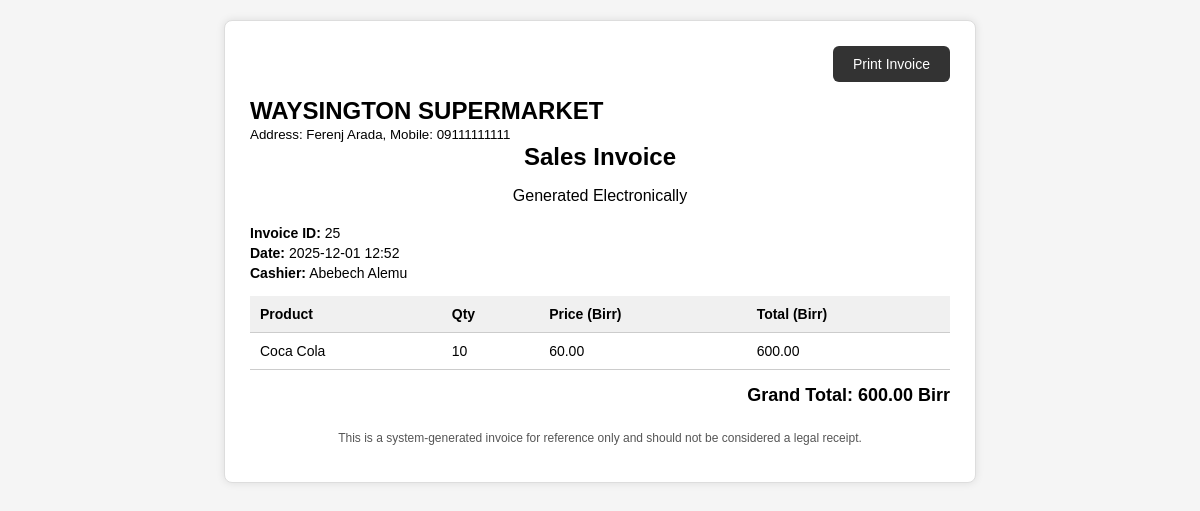
The page /cashier_sales_detail/25/ (signed in) on the database its author committed.
### myapp/models.py (models this page shows, shortened)
class Sale(models.Model):
    created_at = models.DateTimeField(auto_now_add=True)
    total_price = models.DecimalField(max_digits=12, decimal_places=2, default=0)  # total for all items
    sold_by = models.ForeignKey(
        settings.AUTH_USER_MODEL,
        on_delete=models.CASCADE,
        related_name='sales', null=True, blank=True
    )

class SaleItem(models.Model):
    sale = models.ForeignKey(Sale, related_name="items", on_delete=models.CASCADE)
    product = models.ForeignKey(Product, on_delete=models.CASCADE)
    quantity = models.PositiveIntegerField()
    selling_price = models.DecimalField(max_digits=10, decimal_places=2)  # price per unit
    total_price = models.DecimalField(max_digits=12, decimal_places=2)  # quantity * selling_price

class Product(models.Model):
    name = models.CharField(max_length=200)
    category = models.ForeignKey(Category, on_delete=models.SET_NULL, null=True)
    barcode = models.CharField(max_length=100, blank=True, null=True)
    selling_price = models.DecimalField(max_digits=10, decimal_places=2)
    low_stock_threshold = models.PositiveIntegerField(default=10)  # NEW FIELD
    created_at = models.DateTimeField(auto_now_add=True)

### myapp/views.py (the view)
# urls.py: path('cashier_sales_detail/<int:sale_id>/', views.cashier_sales_detail, name='cashier_sales_detail'),
@login_required(login_url='/accounts/login')
@user_passes_test(is_cashier)
def cashier_sales_detail(request, sale_id):
    current_user = request.user
    sale = get_object_or_404(Sale, id=sale_id, sold_by=current_user)
    items = SaleItem.objects.filter(sale=sale)  # all products in this sale
    grand_total = items.aggregate(total=Sum('total_price'))['total'] or 0
    sold_by = sale.sold_by.get_full_name()
    context = {
        'grand_total':grand_total,
        'cashier':sold_by,
        "sale": sale,
        "items": items,
    }
    return render(request, "cashier_page/sales_detail.html", context)

### authentication/models.py (called while the page is built)
    def get_full_name(self):
        return f"{self.first_name} {self.middle_name}"

### authentication/views.py (called while the page is built)
def is_cashier(user):
    return user.user_type == 'cashier'

### template/cashier_page/sales_detail.html (shortened to what this page needs)
<!DOCTYPE html>
<html>
<head>
</head>
<body>
<div class="receipt-box">
    <div class="print-btn">
        <button onclick="window.print()">Print Invoice</button>
    </div>
    <div class="title">
        <h2>WAYSINGTON SUPERMARKET</h2>
        <small>Address: Ferenj Arada, Mobile: 09111111111</small>
    </div>
    <div class="header">
        <h2>Sales Invoice</h2>
        <p>Generated Electronically</p>
    </div>
    <div class="info">
        <p><strong>Invoice ID:</strong> {{ sale.id }}</p>
        <p><strong>Date:</strong> {{ sale.created_at|date:"Y-m-d H:i" }}</p>
        <p><strong>Cashier:</strong> {{ cashier }}</p>
    </div>
    <table>
        <thead>
            <tr>
                <th>Product</th>
                <th>Qty</th>
                <th>Price (Birr)</th>
                <th>Total (Birr)</th>
            </tr>
        </thead>
        <tbody>
            {% for item in items %}
            <tr>
                <td>{{ item.product.name }}</td>
                <td>{{ item.quantity }}</td>
                <td>{{ item.selling_price|floatformat:2 }}</td>
                <td>{{ item.total_price|floatformat:2 }}</td>
            </tr>
            {% endfor %}
        </tbody>
    </table>
    <div class="total">
        Grand Total: {{ grand_total|floatformat:2 }} Birr
    </div>
    <p style="margin-top: 25px; font-size: 12px; color: #555; text-align:center;">
        This is a system-generated invoice for reference only and should not be considered a legal receipt.
    </p>
</div>
</body>
</html>

### template/cashier_page/sales_detail.html (style rules this page uses)
body { font-family: Arial, sans-serif; background: #f5f5f5; margin: 0; padding: 20px; }
.receipt-box { max-width: 700px; margin: auto; padding: 25px; background: white; border: 1px solid #ddd; box-shadow: 0 0 8px rgba(0,0,0,0.1); border-radius: 8px; }
h2, h4 { margin: 0; padding: 0; }
.header { text-align: center; margin-bottom: 20px; }
.info p { margin: 4px 0; font-size: 14px; }
table { width: 100%; border-collapse: collapse; margin-top: 15px; }
table th, table td { border-bottom: 1px solid #ccc; padding: 10px; font-size: 14px; }
table th { background: #f0f0f0; text-align: left; }
.total { text-align: right; margin-top: 15px; font-size: 18px; font-weight: bold; }
.print-btn { text-align: right; margin-bottom: 15px; }
.print-btn button { padding: 10px 20px; font-size: 14px; background: #333; color: white; border: none; border-radius: 6px; cursor: pointer; }

### rows shown on the page
Sale: id "25", created_at "2025-12-01 12:52"
SaleItem: product.name "Coca Cola", quantity "10", selling_price "60.00", total_price "600.00"

### other values the page prints
{{ cashier }} "Abebech Alemu"
{{ grand_total|floatformat:2 }} "600.00"
